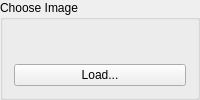
         <widget class="QWidget" name="tab23" >
          <attribute name="title" >
           <string>Static Image</string>
          </attribute>
          <layout class="QVBoxLayout" >
           <property name="spacing" >
            <number>6</number>
           </property>
           <property name="leftMargin" >
            <number>0</number>
           </property>
           <property name="topMargin" >
            <number>0</number>
           </property>
           <property name="rightMargin" >
            <number>0</number>
           </property>
           <property name="bottomMargin" >
            <number>0</number>
           </property>
           <item>
            <widget class="QGroupBox" name="_gbStatic" >
             <property name="title" >
              <string>Choose Image</string>
             </property>
             <layout class="QVBoxLayout" >
              <property name="spacing" >
               <number>6</number>
              </property>
              <property name="leftMargin" >
               <number>11</number>
              </property>
              <property name="topMargin" >
               <number>11</number>
              </property>
              <property name="rightMargin" >
               <number>11</number>
              </property>
              <property name="bottomMargin" >
               <number>11</number>
              </property>
              <item>
               <widget class="QLabel" name="_pixmap" >
                <property name="sizePolicy" >
                 <sizepolicy vsizetype="MinimumExpanding" hsizetype="Preferred" >
                  <horstretch>0</horstretch>
                  <verstretch>0</verstretch>
                 </sizepolicy>
                </property>
                <property name="scaledContents" >
                 <bool>true</bool>
                </property>
                <property name="alignment" >
                 <set>Qt::AlignLeading|Qt::AlignLeft|Qt::AlignTop</set>
                </property>
               </widget>
              </item>
              <item>
               <widget class="QPushButton" name="_btnLoad" >
                <property name="sizePolicy" >
                 <sizepolicy vsizetype="Fixed" hsizetype="Minimum" >
                  <horstretch>0</horstretch>
                  <verstretch>0</verstretch>
                 </sizepolicy>
                </property>
                <property name="text" >
                 <string>Load...</string>
                </property>
               </widget>
              </item>
             </layout>
            </widget>
           </item>
          </layout>
         </widget>
